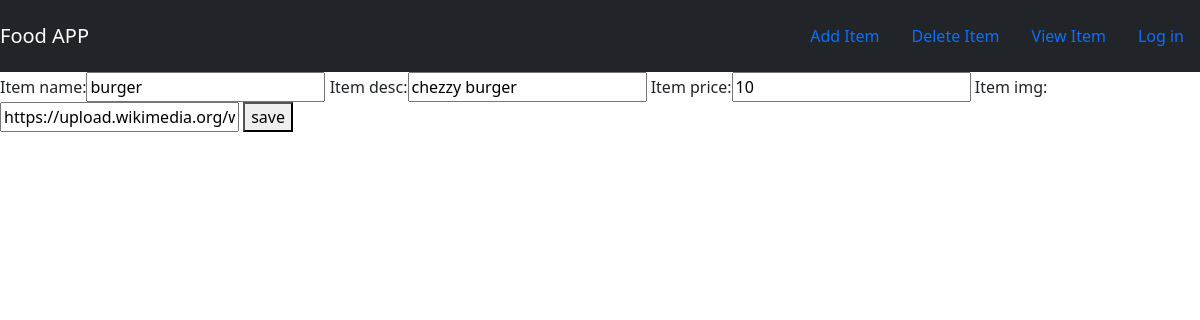
/food/update/2, run on an earlier commit of the app's database.
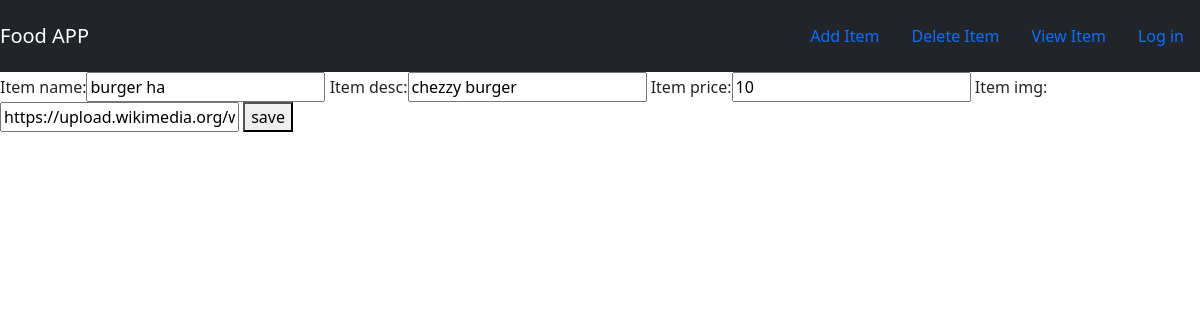
And on a later commit of the database.
### food/models.py (models this page shows, shortened)
class Item(models.Model):
    user_name = models.ForeignKey(User, on_delete=models.CASCADE, default=1)
    item_name = models.CharField(max_length=200)
    item_desc = models.CharField(max_length=200)
    item_price = models.IntegerField()
    item_img = models.CharField(max_length=500, default="https://image.shutterstock.com/image-vector/dish-sketch-vector-illustration-isolated-260nw-582588370.jpg")

### food/views.py (the view)
# urls.py: path('update/<int:id>', views.update_item, name="update_item"),
def update_item(request, id):
    item = Item.objects.get(pk=id)
    form = ItemForm(request.POST or None, instance=item)
    if form.is_valid():
        form.save()
        return redirect('food:index')
    context = {
        'form':form
    }
    return render(request, 'food/item-form.html', context  )

### food/forms.py
class ItemForm (ModelForm):
    class Meta:
        model = Item
        fields = ['item_name', 'item_desc', 'item_price', 'item_img']

### food/templates/food/item-form.html (shortened to what this page needs)
{% extends 'food/base.html'%}
{% block body %}
<form method="POST">
    {{form}}
    <button type="submit" > save </button>
</form>
{% endblock %}

What changed in the data, as far as the page shows it:
changed Item "chezzy burger": item_name "burger" → "burger ha"
